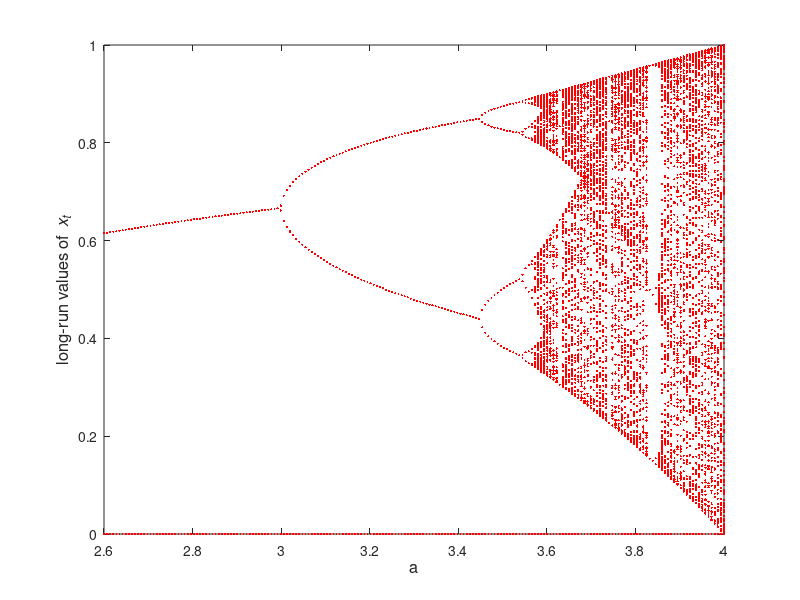

The MATLAB source for this figure:
% logbif.m - this MATLAB file simulates the 
% logistic difference equation
%  x(t+1)=a*x(t)*(1-x(t))
% and carries out a bifurcation analysis by varying a.
%
% 200 different values of a are used between the 
% ranges amin and amax set by the user. A bifurcation
% plot is drawn by showing the last 250 points of
% a sequence of n simulated points for each
% value of a in [amin, amax]. The initial conditions are 
% fixed at x0=0.3

close all
%clear all

amin=2.6;
amax=4;
x0=0.3;
n=900;

jmax=200;
t=zeros(jmax+1,1);
z=zeros(jmax+1,250);
del=(amax-amin)/jmax;
for j=1:jmax+1
x=zeros(n+1,1);
x(1)=x0;
t(j)=(j-1)*del+amin;
a=t(j);
 for i=1:n
  x(i+1)=a*x(i)*(1-x(i));
   if (i>750) 
   z(j,i-750)=x(i+1);
   end
 end
end
plot(t,z,'r.','MarkerSize',5)
xlabel('a','FontSize',12), 
ylabel('long-run values of  \itx_{t}','FontSize',12)
%title('Bifurcation diagram for the logistic difference equation')
print -depsc figure_01_bifur.eps